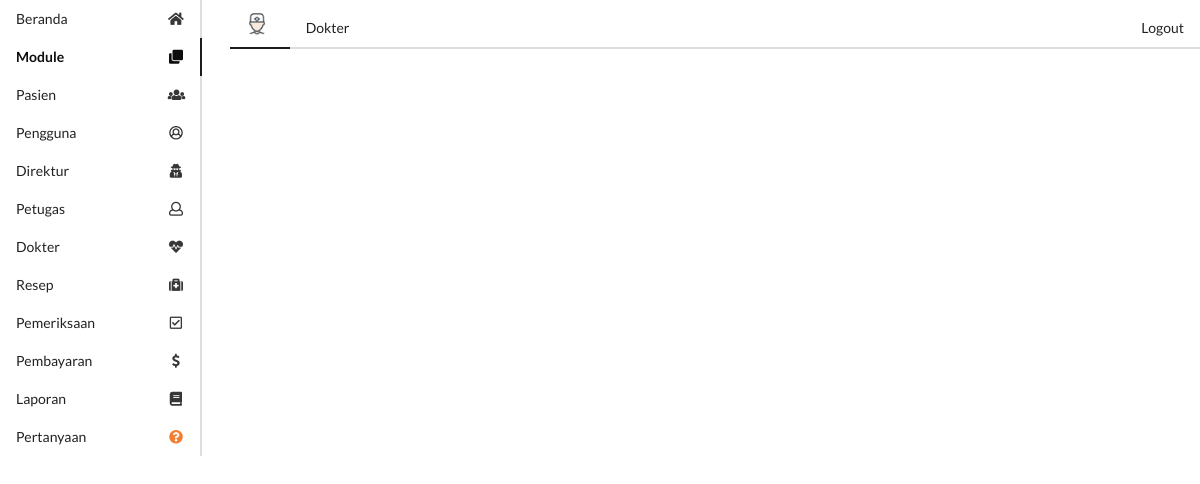
/u/media.php?m=module (signed in), run on an earlier commit of the app's database.
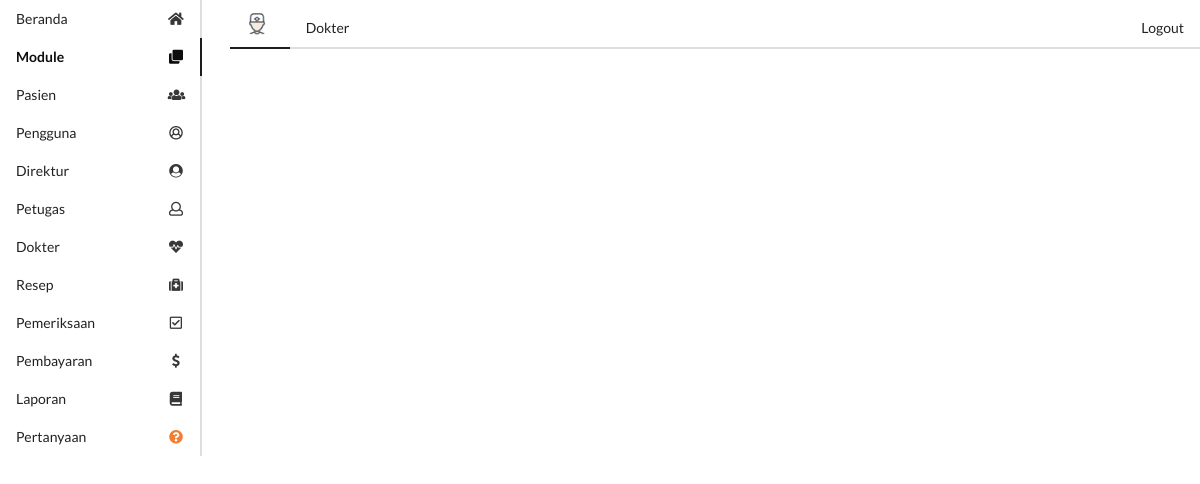
And on a later commit of the database.
### tables this page shows
create table module(
    module_id int primary key auto_increment,
    module_name varchar(50) not null,
    link varchar(50),
    icon varchar(50),
    active enum('Y','N') not null default 'Y',
    access_director enum('Y','N'),
    access_admin enum('Y','N'),
    access_doctor enum('Y','N')
);

### config/functions.php (called while the page is built, shortened)
<?php
function dbConnect()
{
    $db = new mysqli("localhost", "root", "siswanto123321", "si_klinik");
    return $db;
}
function getListModule($status)
{
    if ($status == 'dirut') {
        $akses = 'access_director';
    } else if ($status == 'dokter') {
        $akses = 'access_doctor';
    } else {
        $akses = 'access_admin';
    }
    $db = dbConnect();
    if ($db->connect_errno == 0) {
        $res = $db->query("SELECT * FROM module WHERE active='Y' AND $akses='Y' ");
        if ($res) {
            $data = $res->fetch_all(MYSQLI_ASSOC);
            return $data;
        } else {
            return false;
        }
    } else {
        return false;
    }
}

### u/menu.php (the view)
<?php
if (empty($_SESSION['username']) && empty($_SESSION['password'])) {
    header("location:index.php?error=8");
} else {
    $dataModule = getListModule($_SESSION['status']);
    foreach ($dataModule as $data) {
        $module_name = str_replace(' ', '', strtolower($data['module_name']));
        ($_GET['m'] == $module_name) ? $active = "active" : $active = "";
        echo "<a href='$data[link]' class='item $active' style='text-transform:capitalize;'>
           <i class='$data[icon] icon'></i> $data[module_name]
        </a>";
    }
}

What changed in the data, as far as the page shows it:
changed module "Direktur": icon "user secret" → "user circle" (drawn)
